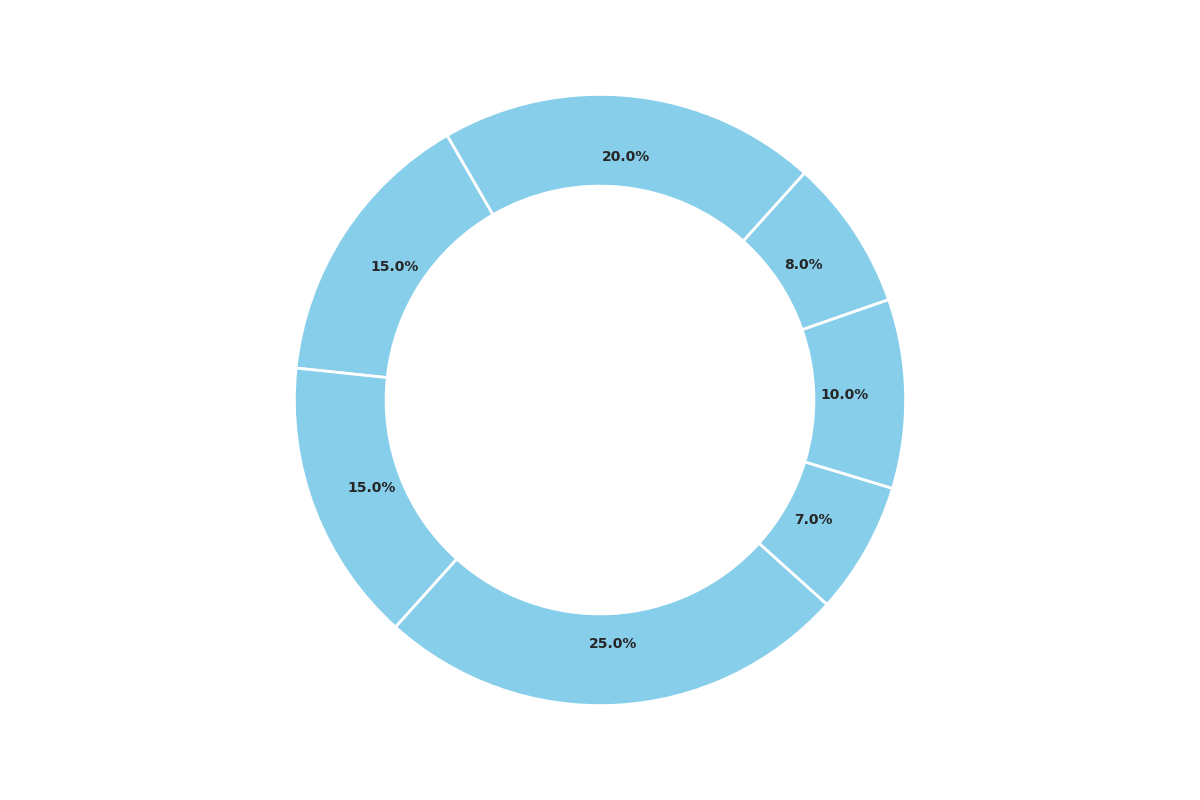

Source code (Python):
import matplotlib.pyplot as plt
import numpy as np

popularity = [15, 15, 25, 7, 10, 8, 20]
single_color = 'skyblue'

fig, ax = plt.subplots(figsize=(12, 8))
wedges, texts, autotexts = ax.pie(
    popularity, 
    colors=[single_color] * len(popularity),  
    autopct=lambda p: f'{p:.1f}%', 
    startangle=120,
    pctdistance=0.8, 
    wedgeprops=dict(width=0.3, edgecolor='white', linewidth=2),
    textprops={'fontsize': 10, 'weight': 'bold'}
)

centre_circle = plt.Circle((0, 0), 0.60, fc='white')
fig.gca().add_artist(centre_circle)

plt.tight_layout()
plt.show()
